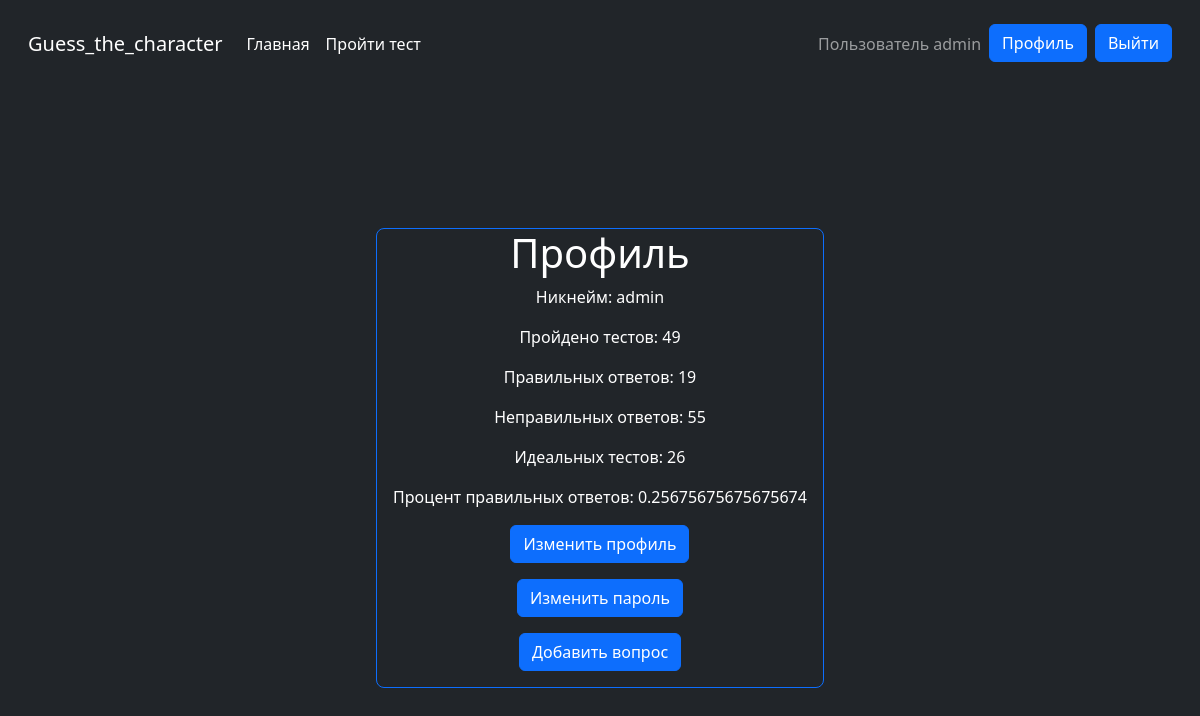
Screenshot of /account/6/ (signed in) with the database file from the repository.
### Character/models.py (models this page shows, shortened)
class User(AbstractUser):
    Passed_Tests = models.PositiveIntegerField(default=0)
    Correct_Answers = models.PositiveIntegerField(default=0)
    Wrong_Answers = models.PositiveIntegerField(default=0)
    Perfect_Tests = models.PositiveIntegerField(default=0)
    Successes_Rate = models.FloatField(default=0)

### Character/views.py (the view)
# urls.py: path('account/<int:pk>/', AccountView.as_view(), name='account'),
class AccountView(DetailView):
    model = User
    template_name = 'Character/account.html'
    context_object_name = 'user'
    pk_url_kwarg = 'pk'

### Character/templates/Character/account.html (shortened to what this page needs)
{% extends 'Character/base.html' %}
{% block content %}
    <div style="margin-top: 140px;" class="border d-flex flex-column align-items-center border-primary rounded-3">
        <h1 class="ms-3 me-3">Профиль</h1>
        <p class="ms-3 me-3">Никнейм: {{request.user.username}}</p>
        <p class="ms-3 me-3">Пройдено тестов: {{request.user.Passed_Tests}}</p>
        <p class="ms-3 me-3">Правильных ответов: {{request.user.Correct_Answers}}</p>
        <p class="ms-3 me-3">Неправильных ответов: {{request.user.Wrong_Answers}}</p>
        <p class="ms-3 me-3">Идеальных тестов: {{request.user.Perfect_Tests}}</p>
        <p class="ms-3 me-3">Процент правильных ответов: {{request.user.Successes_Rate}}</p>
        <p class="ms-3 me-3"><a class="btn btn-primary" href="{% url 'change_profile' request.user.pk %}">Изменить профиль</a></p>
        <p class="ms-3 me-3"><a class="btn btn-primary" href="{% url 'change_password' %}">Изменить пароль</a></p>
        <p class="ms-3 me-3"><a class="btn btn-primary" href="{% url 'create_question' %}">Добавить вопрос</a></p>
    </div>
{% endblock content %}

### Character/templates/Character/base.html (shortened to what this page needs)
<!DOCTYPE html>
<html lang="en">
<head>
    <link href="https://cdn.jsdelivr.net/npm/bootstrap@5.3.2/dist/css/bootstrap.min.css" rel="stylesheet">
</head>
<body class="bg-dark text-white">
    <div class="cover-container p-3 mx-auto flex-column">
        <nav  class="navbar navbar-expand navbar-dark bg-dark" aria-label="Second navbar example">
            <div class="container-fluid ">
              <a class="navbar-brand mb-3" href="{% url "index" %}">Guess_the_character</a>
              <div class="collapse navbar-collapse" id="navbarsExample02">
                <ul class=" d-flex navbar-nav me-auto">
                 <li class="nav-item">
                    <a class="nav-link active mb-3" aria-current="page" href="{% url 'index' %}">Главная</a>
                  </li>
                  <li class="nav-item">
                    <a class="nav-link active mb-3" aria-current="page" href="{% url 'test' %}">Пройти тест</a>
                  </li>
                </ul>
                <ul class="navbar-nav mb-2 mb-lg-0">
                {% if user.is_authenticated %}
                <li class="nav-item">
                   <p class="navbar-text">Пользователь {{request.user}}</p>
                </li>
                <li class="nav-item">
                  <p class="ms-2"><a class="btn btn-primary" href="{% url 'account' request.user.pk %}">Профиль</a></p>
              </li>
               <li class="nav-item">
                   <p class="ms-2"><a class="btn btn-primary" href="{% url 'logout' %}">Выйти</a></p>
               </li>
               {% endif %}
            </ul>
              </div>
            </div>
          </nav>
        <div class="d-flex flex-column flex-wrap">
            <div class="d-flex flex-row flex-wrap bg-dark justify-content-center align-content-center text-white mb-3">
                {% block content %}
                {% endblock content %}
            </div>
        </div>
</body>
</html>

### rows the page displays
User: user "admin", user.username "admin", user.Passed_Tests "49", user.Correct_Answers "19", user.Wrong_Answers "55", user.Perfect_Tests "26", user.Successes_Rate "0.25675675675675674"
